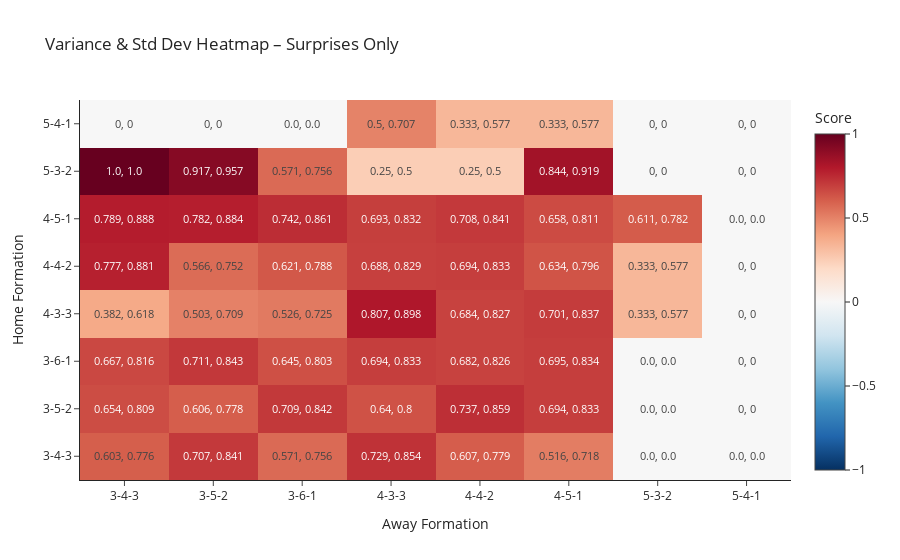

Write notebook code for a chart like this one.
### Code cell
df_sur["Var_Std"] = (
    df_sur["Variance"].round(3).astype(str)
    + ", "
    + df_sur["Std_Dev"].round(3).astype(str)
)

mat_text_sur = df_sur.pivot_table(
    index="Home_Formation",
    columns="Away_Formation",
    values="Var_Std",
    aggfunc="first"
).fillna("0, 0")

mat_color_sur = df_sur.pivot_table(
    index="Home_Formation",
    columns="Away_Formation",
    values="Variance",
    aggfunc="mean"
).fillna(0)

fig_sur = go.Figure(
    data=go.Heatmap(
        z=mat_color_sur.values,
        x=mat_color_sur.columns.astype(str),
        y=mat_color_sur.index.astype(str),
        text=mat_text_sur.values,
        texttemplate="%{text}",
        colorscale="RdBu_r",
        zmid=0,
        colorbar=dict(title="Score")
    )
)

fig_sur.update_layout(
    title="Variance & Std Dev Heatmap – Surprises Only",
    template="simple_white",
    xaxis_title="Away Formation",
    yaxis_title="Home Formation"
)

fig_sur.show()
fig_sur.write_image("fig_variance_std_heatmap_surprises.png", scale = 2)

### Figure 1 — Plotly figure (JSON) as saved in the notebook; plotly's stock layout.template omitted (floating-point values rounded to 4 significant figures)
{"data": [{"colorbar": {"title": {"text": "Score"}}, "colorscale": [[0, "rgb(5,48,97)"], [0.1, "rgb(33,102,172)"], [0.2, "rgb(67,147,195)"], [0.3, "rgb(146,197,222)"], [0.4, "rgb(209,229,240)"], [0.5, "rgb(247,247,247)"], [0.6, "rgb(253,219,199)"], [0.7, "rgb(244,165,130)"], [0.8, "rgb(214,96,77)"], [0.9, "rgb(178,24,43)"], [1, "rgb(103,0,31)"]], "text": [["0.603, 0.776", "0.707, 0.841", "0.571, 0.756", "0.729, 0.854", "0.607, 0.779", "0.516, 0.718", "0.0, 0.0", "0.0, 0.0"], ["0.654, 0.809", "0.606, 0.778", "0.709, 0.842", "0.64, 0.8", "0.737, 0.859", "0.694, 0.833", "0.0, 0.0", "0, 0"], ["0.667, 0.816", "0.711, 0.843", "0.645, 0.803", "0.694, 0.833", "0.682, 0.826", "0.695, 0.834", "0.0, 0.0", "0, 0"], ["0.382, 0.618", "0.503, 0.709", "0.526, 0.725", "0.807, 0.898", "0.684, 0.827", "0.701, 0.837", "0.333, 0.577", "0, 0"], ["0.777, 0.881", "0.566, 0.752", "0.621, 0.788", "0.688, 0.829", "0.694, 0.833", "0.634, 0.796", "0.333, 0.577", "0, 0"], ["0.789, 0.888", "0.782, 0.884", "0.742, 0.861", "0.693, 0.832", "0.708, 0.841", "0.658, 0.811", "0.611, 0.782", "0.0, 0.0"], ["1.0, 1.0", "0.917, 0.957", "0.571, 0.756", "0.25, 0.5", "0.25, 0.5", "0.844, 0.919", "0, 0", "0, 0"], ["0, 0", "0, 0", "0.0, 0.0", "0.5, 0.707", "0.333, 0.577", "0.333, 0.577", "0, 0", "0, 0"]], "texttemplate": "%{text}", "type": "heatmap", "x": ["3-4-3", "3-5-2", "3-6-1", "4-3-3", "4-4-2", "4-5-1", "5-3-2", "5-4-1"], "y": ["3-4-3", "3-5-2", "3-6-1", "4-3-3", "4-4-2", "4-5-1", "5-3-2", "5-4-1"], "z": [[0.603, 0.707, 0.571, 0.729, 0.607, 0.516, 0.0, 0.0], [0.654, 0.606, 0.709, 0.64, 0.737, 0.694, 0.0, 0.0], [0.667, 0.711, 0.645, 0.694, 0.682, 0.695, 0.0, 0.0], [0.382, 0.503, 0.526, 0.807, 0.684, 0.701, 0.333, 0.0], [0.777, 0.566, 0.621, 0.688, 0.694, 0.634, 0.333, 0.0], [0.789, 0.782, 0.742, 0.693, 0.708, 0.658, 0.611, 0.0], [1.0, 0.917, 0.571, 0.25, 0.25, 0.844, 0.0, 0.0], [0.0, 0.0, 0.0, 0.5, 0.333, 0.333, 0.0, 0.0]], "zmid": 0}], "layout": {"title": {"text": "Variance & Std Dev Heatmap – Surprises Only"}, "xaxis": {"title": {"text": "Away Formation"}}, "yaxis": {"title": {"text": "Home Formation"}}}}
